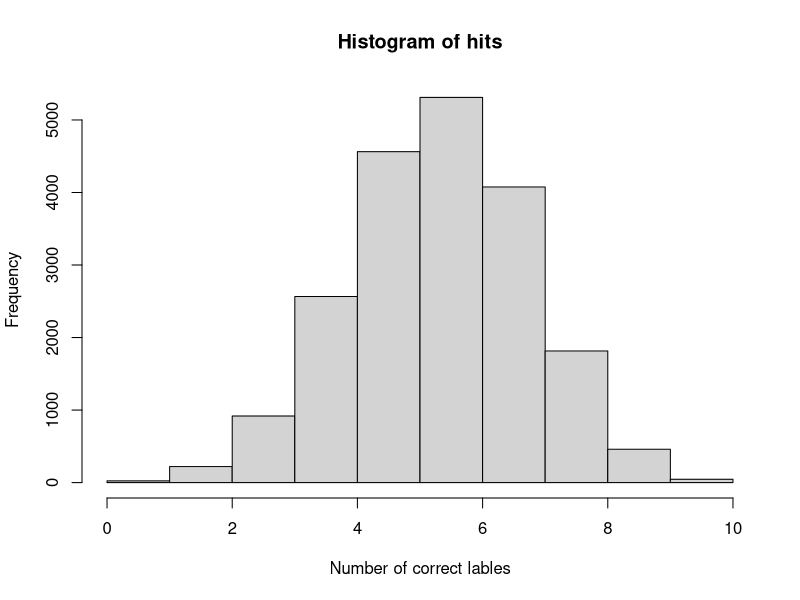

Here is the R script that generated this plot:
SIM <- 20000
hits <- NULL

# Our true lables identified by manual analysis.
Ytrue <- c(1,1,1,0,0,0,0,0,0,0)

for(i in 1:SIM){

  # Classify conflict randomly.
  Y <- rbinom(10, size = 1, prob=0.3)

  hit <- sum(Y == Ytrue)
  hits <- cbind(hits, hit)
}

hist(hits, breaks = 10, xlab = "Number of correct lables", main = "Histogram of hits")

table(hits)
